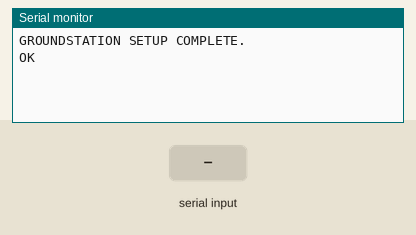
The sketch below on a simulated Arduino Uno, built with avr-gcc and run on an emulated ATmega328P. On the bench: the last lines printed to the serial monitor. Inputs (shaded band) come from the test bench. The modem accepts every AT command (registered, SIM ready, sends succeed) and sends nothing else.

Above: at 1.2 s.
1.3 s: "1\n" received over Serial
At 1.5 s:
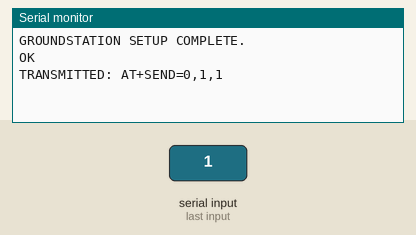
2.8 s: "1\n" received over the second serial link
At 4.0 s:
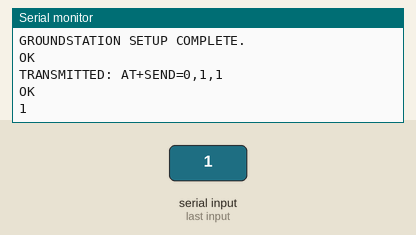
4.3 s: "0\n" received over Serial
At 5.5 s:
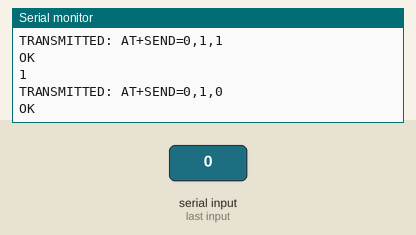
5.8 s: "0\n" received over the second serial link
At 6.5 s:
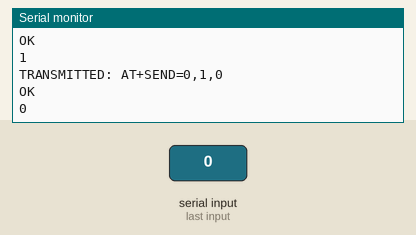

The sketch:

RecoveryTest_Groundstation.ino
```cpp
#include <SoftwareSerial.h>

// GPIO definitions
#define RX_RYLR       7 // CONNECT TX OF RYLR TO THIS
#define TX_RYLR       6 // CONNECT RX OF RYLR TO THIS

SoftwareSerial RYLR (RX_RYLR, TX_RYLR);
String data,transmit,response;

void sendData(String data) {
  transmit = "AT+SEND=0," + String(data.length()) + "," + data + "\r\n";
  RYLR.print(transmit);
  delay(10);
}

String parseRYLR(String input) {
  int start = input.indexOf(',') + 1;
  start = input.indexOf(',', start) + 1;
  int end = input.indexOf(',', start);
  String parsed = input.substring(start, end);
  parsed.trim();
  return parsed;
}

void receiveData() {
  if (RYLR.available()) {
    response = RYLR.readStringUntil('\n');
    response = parseRYLR(response);
    Serial.println(response);
    //RYLR.clear();
  }
}

void setup() {
  Serial.begin(9600);
  RYLR.begin(57600);
  sendData("CHECK");
  Serial.println("GROUNDSTATION SETUP COMPLETE.");
}

void loop() {
  if(Serial.available()) {
    data = Serial.readStringUntil('\n');
    sendData(data);
    Serial.print("TRANSMITTED: " + transmit);
    delay(250);
  }
  receiveData();
}
```

Measured:
- after the input at 1.3 s, the serial monitor: prints a new line at once (image 1)
- after the input at 2.8 s, the serial monitor: prints a new line at once (image 2)
- after the input at 4.3 s, the serial monitor: prints a new line at once (image 3)
- after the input at 5.8 s, the serial monitor: prints a new line at once (image 4)
